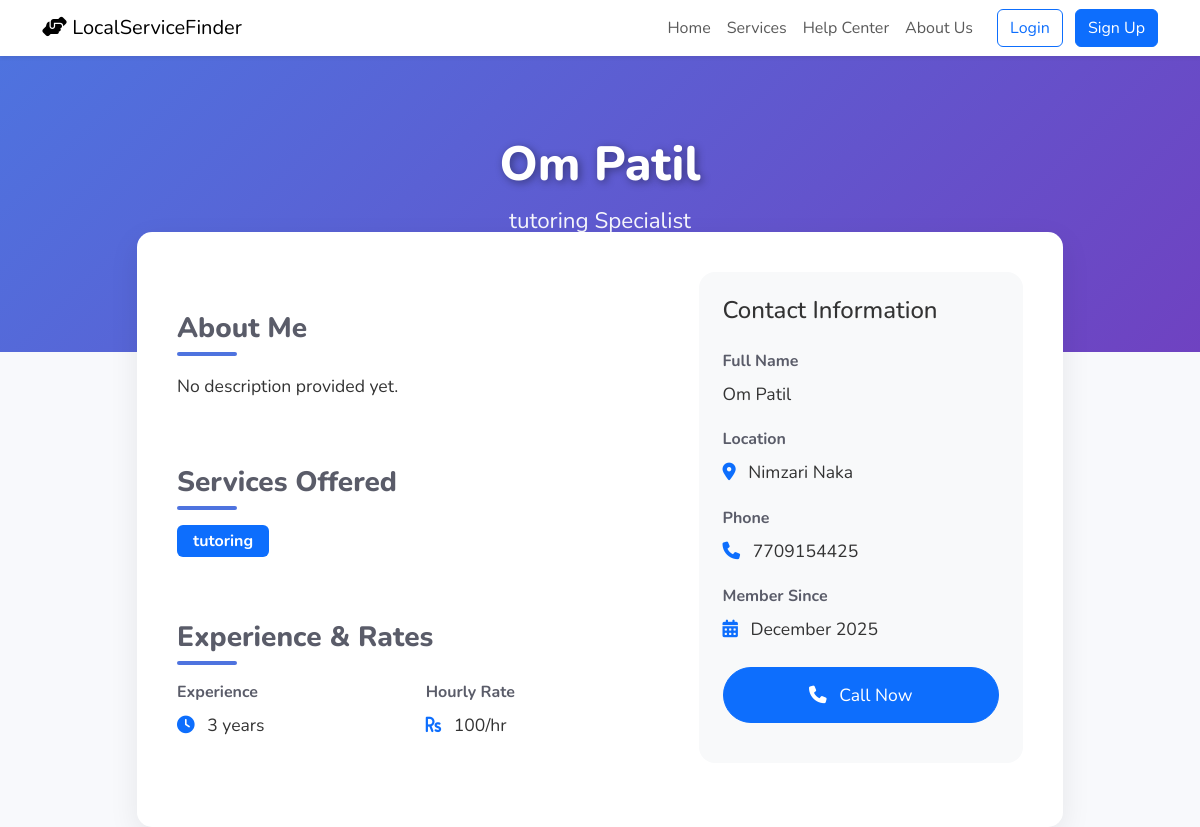
The app's page /provider_profile.php?id=6 with its own data.
### tables this page shows
CREATE TABLE `signup` (
  `user_id` int(11) NOT NULL,
  `first_name` varchar(100) NOT NULL,
  `last_name` varchar(100) NOT NULL,
  `email` varchar(150) NOT NULL,
  `password` varchar(255) NOT NULL,
  `address` varchar(255) DEFAULT NULL,
  `phone` varchar(15) NOT NULL,
  `user_type` enum('customer','provider') NOT NULL,
  `created_at` timestamp NULL DEFAULT current_timestamp(),
  `reset_token` varchar(255) DEFAULT NULL,
  `reset_expires` datetime DEFAULT NULL
);

CREATE TABLE `service_providers` (
  `provider_id` int(11) NOT NULL,
  `user_id` int(11) NOT NULL,
  `business_name` varchar(100) NOT NULL,
  `service_category` varchar(50) NOT NULL,
  `experience_years` int(11) DEFAULT 0,
  `hourly_rate` decimal(8,2) DEFAULT 0.00,
  `rating` decimal(3,2) DEFAULT 0.00,
  `rating_count` int(10) UNSIGNED NOT NULL DEFAULT 0,
  `description` text DEFAULT NULL,
  `created_at` timestamp NULL DEFAULT current_timestamp()
);

### provider_profile.php (the view, shortened to what this page needs)
<?php
$servername = "localhost";
$username   = "root";
$password   = "";
$dbname     = "sem_project";
$conn = new mysqli($servername, $username, $password, $dbname);
$provider_id = isset($_GET['id']) ? (int)$_GET['id'] : 0;
$provider = null;
if ($provider_id > 0) {
    $sql = "
        SELECT
            s.user_id,
            s.first_name,
            s.last_name,
            s.email,
            s.phone,
            s.address,
            sp.service_category,
            sp.experience_years,
            sp.hourly_rate,
            sp.description,
            sp.rating,
            sp.created_at
        FROM signup s
        INNER JOIN service_providers sp ON s.user_id = sp.user_id
        WHERE s.user_id = ?
    ";
    $stmt = $conn->prepare($sql);
    $stmt->bind_param("i", $provider_id);
    $stmt->execute();
    $result = $stmt->get_result();
    if ($result->num_rows === 1) {
        $provider = $result->fetch_assoc();
    }
}
?>
<!DOCTYPE html>
<html lang="en">
<head>
    <link href="https://cdn.jsdelivr.net/npm/bootstrap@5.3.0/dist/css/bootstrap.min.css" rel="stylesheet">
    <link rel="stylesheet" href="https://cdnjs.cloudflare.com/ajax/libs/font-awesome/6.4.0/css/all.min.css">
</head>
<body>
    <nav class="navbar navbar-expand-lg navbar-light bg-white shadow-sm sticky-top">
        <div class="container">
            <a class="navbar-brand" href="index.php">
                <i class="fas fa-hands-helping"></i> LocalServiceFinder
            </a>
            <div class="collapse navbar-collapse" id="navbarNav">
                <ul class="navbar-nav ms-auto">
                    <li class="nav-item"><a class="nav-link" href="index.php">Home</a></li>
                    <li class="nav-item"><a class="nav-link" href="services.php">Services</a></li>
                    <li class="nav-item"><a class="nav-link" href="help-center.html">Help Center</a></li>
                    <li class="nav-item"><a class="nav-link" href="about.html">About Us</a></li>
                </ul>
                <div class="ms-lg-3">
                    <a href="login.php" class="btn btn-outline-primary me-2">Login</a>
                    <a href="signup.php" class="btn btn-primary">Sign Up</a>
                </div>
            </div>
        </div>
    </nav>
    <?php if ($provider): ?>
        <section class="profile-header">
            <div class="container">
                <h1 class="profile-name">
                    <?= htmlspecialchars($provider['first_name'] . ' ' . $provider['last_name']) ?>
                </h1>
                <p class="profile-tag">
                    <?= htmlspecialchars($provider['service_category']) ?> Specialist
                </p>
                <div class="profile-badge">
                </div>
            </div>
        </section>
        <section class="container" style="margin-top: -60px;">
            <div class="row justify-content-center">
                <div class="col-lg-10">
                    <div class="profile-card">
                        <div class="row g-5">
                            <div class="col-lg-7">
                                <h3 class="section-title">About Me</h3>
                                <p class="mb-4" style="font-size: 1.1rem; line-height: 1.8;">
                                    <?= nl2br(htmlspecialchars($provider['description'] ?: 'No description provided yet.')) ?>
                                </p>
                                <h3 class="section-title">Services Offered</h3>
                                <div class="d-flex flex-wrap gap-2 mb-4">
                                    <span class="badge bg-primary fs-6 px-3 py-2">
                                        <?= htmlspecialchars($provider['service_category']) ?>
                                    </span>
                                </div>
                                <h3 class="section-title">Experience & Rates</h3>
                                <div class="row g-4">
                                    <div class="col-md-6">
                                        <div class="info-label">Experience</div>
                                        <div class="info-value">
                                            <i class="fas fa-clock me-2 text-primary"></i>
                                            <?= $provider['experience_years'] ?> years
                                        </div>
                                    </div>
                                    <div class="col-md-6">
                                        <div class="info-label">Hourly Rate</div>
                                        <div class="info-value">
                                            <i class="fas fa-rupee-sign me-2 text-primary"></i>
                                            <?= number_format($provider['hourly_rate'], 0) ?>/hr
                                        </div>
                                    </div>
                                </div>
                            </div>
                            <div class="col-lg-5">
                                <div class="bg-light rounded-4 p-4 mb-4">
                                    <h4 class="mb-4">Contact Information</h4>
                                    <div class="mb-3">
                                        <div class="info-label">Full Name</div>
                                        <div class="info-value">
                                            <?= htmlspecialchars($provider['first_name'] . ' ' . $provider['last_name']) ?>
                                        </div>
                                    </div>
                                    <div class="mb-3">
                                        <div class="info-label">Location</div>
                                        <div class="info-value">
                                            <i class="fas fa-map-marker-alt me-2 text-primary"></i>
                                            <?= htmlspecialchars($provider['address'] ?: 'Not specified') ?>
                                        </div>
                                    </div>
                                    <?php if (!empty($provider['phone'])): ?>
                                    <div class="mb-3">
                                        <div class="info-label">Phone</div>
                                        <div class="info-value">
                                            <i class="fas fa-phone me-2 text-primary"></i>
                                            <?= htmlspecialchars($provider['phone']) ?>
                                        </div>
                                    </div>
                                    <?php endif; ?>
                                    <div class="mb-4">
                                        <div class="info-label">Member Since</div>
                                        <div class="info-value">
                                            <i class="fas fa-calendar-alt me-2 text-primary"></i>
                                            <?= date('F Y', strtotime($provider['created_at'])) ?>
                                        </div>
                                    </div>
                                    <a href="tel:<?= htmlspecialchars($provider['phone'] ?? '') ?>"
                                       class="btn btn-primary btn-lg contact-btn w-100 mb-3">
                                        <i class="fas fa-phone me-2"></i> Call Now
                                    </a>
                                </div>
                            </div>
                        </div>
                    </div>
                </div>
            </div>
        </section>
    <?php endif; ?>
</body>
</html>

### provider_profile.php (style rules this page uses)
:root { --primary: #4e73df; --primary-dark: #3a56c4; --secondary: #6f42c1; --light: #f8f9fc; --dark: #5a5c69; --success: #1cc88a; --warning: #f6c23e; --danger: #e74a3b; --info: #36b9cc; }
body { font-family: 'Nunito', sans-serif; background-color: #f8f9fc; color: #333; }
.profile-header { background: linear-gradient(135deg, var(--primary) 0%, var(--secondary) 100%); color: white; padding: 80px 0 60px; text-align: center; position: relative; overflow: hidden; }
.profile-name { font-size: 3rem; font-weight: 800; margin-bottom: 10px; text-shadow: 2px 2px 8px rgba(0,0,0,0.4); }
.profile-tag { font-size: 1.4rem; opacity: 0.95; margin-bottom: 15px; }
.profile-badge { background: rgba(255,255,255,0.25); padding: 8px 24px; border-radius: 30px; font-weight: 600; display: inline-block; backdrop-filter: blur(4px); }
.profile-card { background: white; border-radius: 15px; box-shadow: 0 10px 30px rgba(0,0,0,0.08); padding: 40px; margin-top: -60px; position: relative; z-index: 10; }
.info-label { font-weight: 700; color: var(--dark); margin-bottom: 8px; display: block; }
.info-value { font-size: 1.1rem; margin-bottom: 20px; }
.contact-btn { font-size: 1.1rem; padding: 14px 30px; border-radius: 50px; }
.section-title { font-weight: 800; color: var(--dark); margin: 40px 0 25px; position: relative; display: inline-block; }
.section-title:after { content: ''; position: absolute; width: 60px; height: 4px; background: var(--primary); bottom: -10px; left: 0; border-radius: 2px; }

### records on screen
signup: first_name+last_name "Om Patil", service_providers.service_category "tutoring", service_providers.description "No description provided yet.", service_providers.experience_years "3", service_providers.hourly_rate "100", address "Nimzari Naka", phone "7709154425", service_providers.created_at "December 2025"
